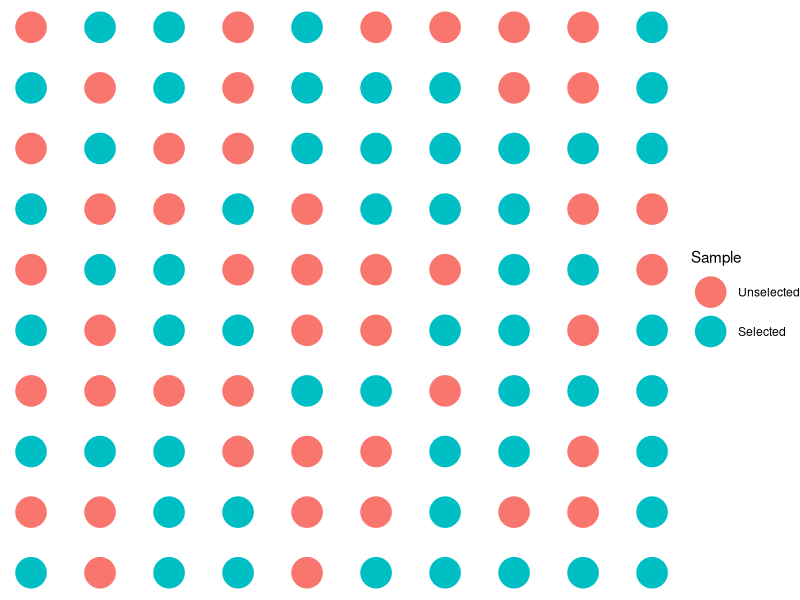

Reproduce this figure in R.
library(ggplot2)

df <- expand.grid(
  X = 1:10,
  Y = 1:10
)

df$Sample <- factor(
  sample(x = 1:2, size = 100, replace = TRUE),
  labels = c("Unselected", "Selected")
)

ggplot(data = df, mapping = aes(X, Y, color = Sample)) + 
  geom_point(size = 10) +
  theme_void()
